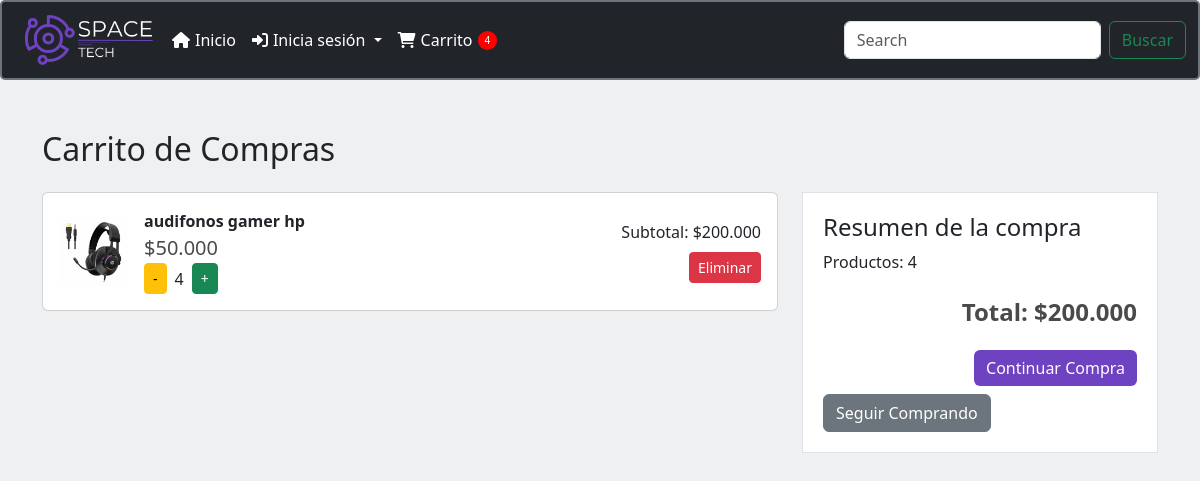
The app's page /cart/ (signed in), older data.
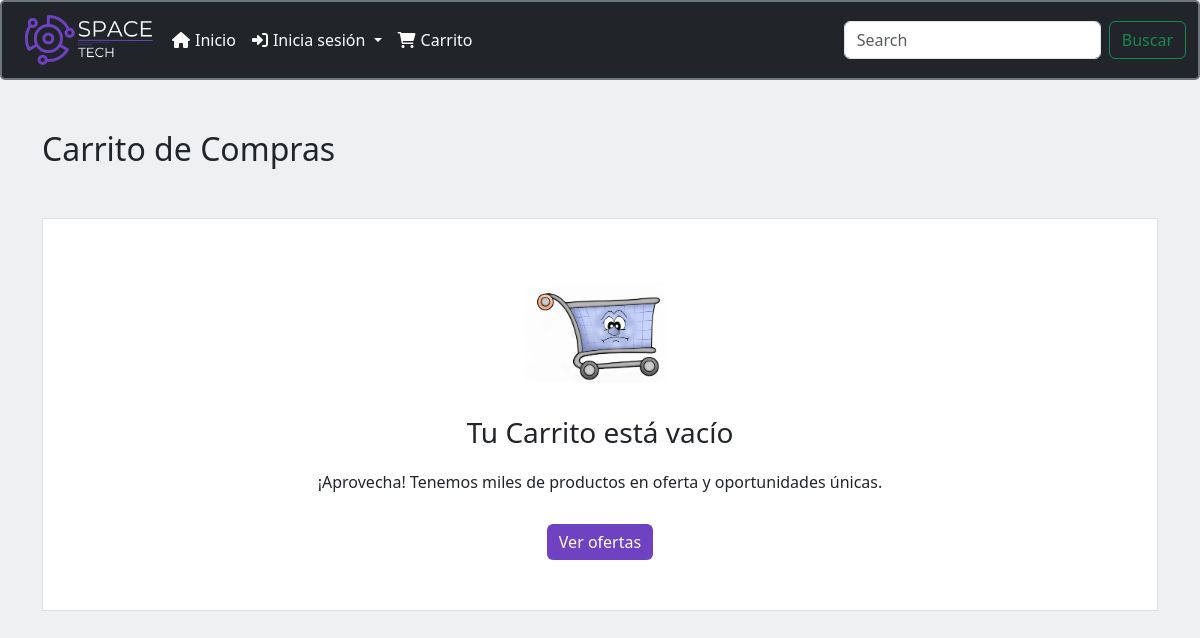
The same page, newer data.
### menu/models.py (models this page shows, shortened)
class Producto(models.Model):
    id_producto = models.AutoField(primary_key=True, editable=False)
    nombre_producto = models.CharField(max_length=100, verbose_name='Nombre del Producto')
    proveedor = models.ForeignKey(Proveedor, on_delete=models.CASCADE, verbose_name='Proveedor')
    stock_actual = models.IntegerField(verbose_name='Stock Actual', null=True, blank=True)
    stock_minimo = models.IntegerField(verbose_name='Stock Mínimo', null=True, blank=True)
    precio_costo = models.IntegerField(verbose_name='Precio de Costo')
    precio_venta = models.IntegerField(verbose_name='Precio de Venta', default=0)
    foto_producto = models.ImageField(upload_to='static/img/', verbose_name='Foto del Producto', null=True, blank=True)
    mostrar_en_home = models.BooleanField(default=False, verbose_name='Mostrar en Home')

### menu/views.py (the view)
# urls.py: path('cart/', view_cart, name='view_cart'),
@login_required
def view_cart(request):
    cart, created = Cart.objects.get_or_create(user=request.user)
    items = CartItem.objects.filter(cart=cart)
    cart_items = []
    total = 0
    total_quantity = 0  # Variable para mantener la cantidad total de productos
    for item in items:
        subtotal = item.product.precio_venta * item.quantity
        total += subtotal
        total_quantity += item.quantity  # Sumar la cantidad de cada ítem al total
        cart_items.append({
            'product': item.product,
            'quantity': item.quantity,
            'subtotal': subtotal,
            'id': item.id
        })
    return render(request, 'cart.html', {
        'items': cart_items,
        'total': total,
        'carrito_items_count': total_quantity,
        'total_products': total_quantity  # Pasar la cantidad total de productos a la plantilla
    })

### menu/context_processors.py (called while the page is built)
def carrito_items_count(request):
    if request.user.is_authenticated:
        cart, created = Cart.objects.get_or_create(user=request.user)
        carrito_items_count = CartItem.objects.filter(cart=cart).aggregate(total_quantity=Sum('quantity'))['total_quantity'] or 0
    else:
        carrito_items_count = 0
    return {
        'carrito_items_count': carrito_items_count
    }

### menu/templatetags/custom_filters.py (called while the page is built)
@register.filter(name='format_price')
def format_price(value):
    return f"${value:,.0f}".replace(",", ".")

### menu/templates/cart.html (shortened to what this page needs)
<!DOCTYPE html>
<html lang="en">
{% load static %}
{% load custom_filters %}
<head>
    <link href="https://cdn.jsdelivr.net/npm/bootstrap@5.3.3/dist/css/bootstrap.min.css" rel="stylesheet">
</head>
<body style="background-color: #eff0f1;">
    {% include "plantilla/menu.html" %}
    <div class="container">
        <h2 class="mb-4">Carrito de Compras</h2>
        {% if items %}
        <div class="row">
            <div class="col-lg-8">
                {% for item in items %}
                <div class="card">
                    <div class="card-body">
                        <img src="{{ item.product.foto_producto.url }}" alt="{{ item.product.nombre_producto }}" class="product-img">
                        <div class="product-details">
                            <div class="product-name">{{ item.product.nombre_producto }}</div>
                            <div style="font-size: 20px; color: #4a4a4a;"> {{ item.product.precio_venta|format_price }}</div>
                            <div class="d-flex align-items-center">
                                <a href="{% url 'decrement_quantity' item.id %}" class="btn btn-warning btn-sm">-</a>
                                <span class="mx-2">{{ item.quantity }}</span>
                                <a href="{% url 'increment_quantity' item.id %}" class="btn btn-success btn-sm">+</a>
                            </div>
                        </div>
                        <div class="product-actions">
                            <div>Subtotal: {{ item.subtotal|format_price }}</div>
                            <a href="{% url 'remove_from_cart' item.id %}" class="btn btn-danger btn-sm mt-2">Eliminar</a>
                        </div>
                    </div>
                </div>
                {% endfor %}
            </div>
            <div class="col-lg-4">
                <div class="resume">
                    <h4>Resumen de la compra</h4>
                    <div>Productos: {{ total_products }}</div>
                    <div class="total">Total: {{ total|format_price }}</div>
                    <form action="{% url 'checkout' %}" method="get">
                        <button type="submit" class="btn btn-primary btn-comprar">Continuar Compra</button>
                    </form>
                    <a href="/" class="btn btn-secondary mt-2">Seguir Comprando</a>
                </div>
            </div>
        </div>
        {% else %}
        <div class="empty-cart">
            <img src="{% static 'img/carritoT.webp' %}" alt="Carrito vacío">
            <h3>Tu Carrito está vacío</h3>
            <p>¡Aprovecha! Tenemos miles de productos en oferta y oportunidades únicas.</p>
            <a href="/" class="btn btn-primary">Ver ofertas</a>
        </div>
        {% endif %}
    </div>
</body>
</html>

Row changes from the older to the newer data that the page shows:
removed Producto: product.foto_producto (picture), product.nombre_producto "audifonos gamer hp", product.precio_venta "$50.000", quantity "4", subtotal "$200.000"
Text that changed along with them:
{{ carrito_items_count }}: "4" → (not shown)
{{ total_products }}: "4" → (not shown)
{{ total|format_price }}: "$200.000" → (not shown)
text no longer shown: "Resumen de la compra Productos: Total: Continuar Compra Seguir Comprando"
text now shown: "Tu Carrito está vacío ¡Aprovecha! Tenemos miles de productos en oferta y oportunidades únicas. Ver ofertas"
